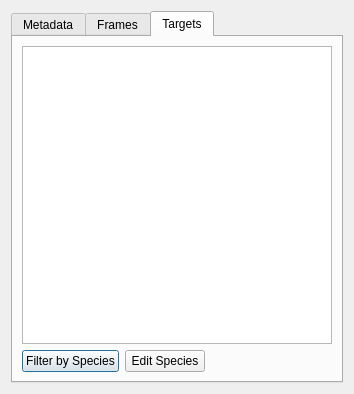
<?xml version="1.0" encoding="UTF-8"?>
<ui version="4.0">
 <class>dataviewDlg</class>
 <widget class="QDialog" name="dataviewDlg">
  <property name="windowModality">
   <enum>Qt::NonModal</enum>
  </property>
  <property name="geometry">
   <rect>
    <x>0</x>
    <y>0</y>
    <width>354</width>
    <height>394</height>
   </rect>
  </property>
  <property name="windowTitle">
   <string>Dialog</string>
  </property>
  <layout class="QHBoxLayout" name="horizontalLayout">
   <item>
    <widget class="QTabWidget" name="tabWidget">
     <property name="currentIndex">
      <number>2</number>
     </property>
     <widget class="QWidget" name="tab">
      <attribute name="title">
       <string>Metadata</string>
      </attribute>
      <layout class="QHBoxLayout" name="horizontalLayout_2">
       <item>
        <widget class="QTableView" name="metadataTable"/>
       </item>
      </layout>
     </widget>
     <widget class="QWidget" name="tab_3">
      <attribute name="title">
       <string>Frames</string>
      </attribute>
      <layout class="QHBoxLayout" name="horizontalLayout_4">
       <item>
        <widget class="QTableView" name="frameTable">
         <property name="editTriggers">
          <set>QAbstractItemView::NoEditTriggers</set>
         </property>
         <property name="selectionBehavior">
          <enum>QAbstractItemView::SelectRows</enum>
         </property>
        </widget>
       </item>
      </layout>
     </widget>
     <widget class="QWidget" name="tab_2">
      <attribute name="title">
       <string>Targets</string>
      </attribute>
      <layout class="QVBoxLayout" name="verticalLayout">
       <item>
        <widget class="QTableView" name="targetTable">
         <property name="editTriggers">
          <set>QAbstractItemView::NoEditTriggers</set>
         </property>
         <property name="selectionBehavior">
          <enum>QAbstractItemView::SelectRows</enum>
         </property>
        </widget>
       </item>
       <item>
        <layout class="QHBoxLayout" name="horizontalLayout_3">
         <property name="bottomMargin">
          <number>0</number>
         </property>
         <item>
          <widget class="QPushButton" name="filterBtn">
           <property name="text">
            <string>Filter by Species</string>
           </property>
           <property name="checkable">
            <bool>true</bool>
           </property>
          </widget>
         </item>
         <item>
          <widget class="QPushButton" name="editBtn">
           <property name="text">
            <string>Edit Species</string>
           </property>
          </widget>
         </item>
         <item>
          <spacer name="horizontalSpacer">
           <property name="orientation">
            <enum>Qt::Horizontal</enum>
           </property>
           <property name="sizeHint" stdset="0">
            <size>
             <width>40</width>
             <height>20</height>
            </size>
           </property>
          </spacer>
         </item>
        </layout>
       </item>
      </layout>
     </widget>
    </widget>
   </item>
  </layout>
 </widget>
 <resources/>
 <connections/>
</ui>
